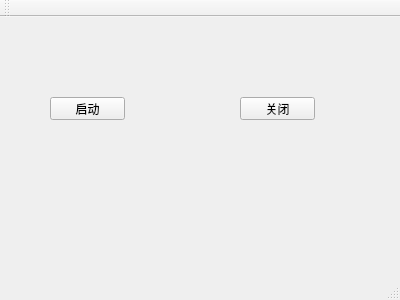
<?xml version="1.0" encoding="UTF-8"?>
<ui version="4.0">
 <class>MainWindow</class>
 <widget class="QMainWindow" name="MainWindow">
  <property name="geometry">
   <rect>
    <x>0</x>
    <y>0</y>
    <width>400</width>
    <height>300</height>
   </rect>
  </property>
  <property name="windowTitle">
   <string>MainWindow</string>
  </property>
  <widget class="QWidget" name="centralWidget">
   <widget class="QPushButton" name="pushButton">
    <property name="geometry">
     <rect>
      <x>50</x>
      <y>80</y>
      <width>75</width>
      <height>23</height>
     </rect>
    </property>
    <property name="text">
     <string>启动</string>
    </property>
   </widget>
   <widget class="QPushButton" name="pushButton_2">
    <property name="geometry">
     <rect>
      <x>240</x>
      <y>80</y>
      <width>75</width>
      <height>23</height>
     </rect>
    </property>
    <property name="text">
     <string>关闭</string>
    </property>
   </widget>
  </widget>
  <widget class="QMenuBar" name="menuBar">
   <property name="geometry">
    <rect>
     <x>0</x>
     <y>0</y>
     <width>400</width>
     <height>23</height>
    </rect>
   </property>
  </widget>
  <widget class="QToolBar" name="mainToolBar">
   <attribute name="toolBarArea">
    <enum>TopToolBarArea</enum>
   </attribute>
   <attribute name="toolBarBreak">
    <bool>false</bool>
   </attribute>
  </widget>
  <widget class="QStatusBar" name="statusBar"/>
 </widget>
 <layoutdefault spacing="6" margin="11"/>
 <resources/>
 <connections/>
</ui>
